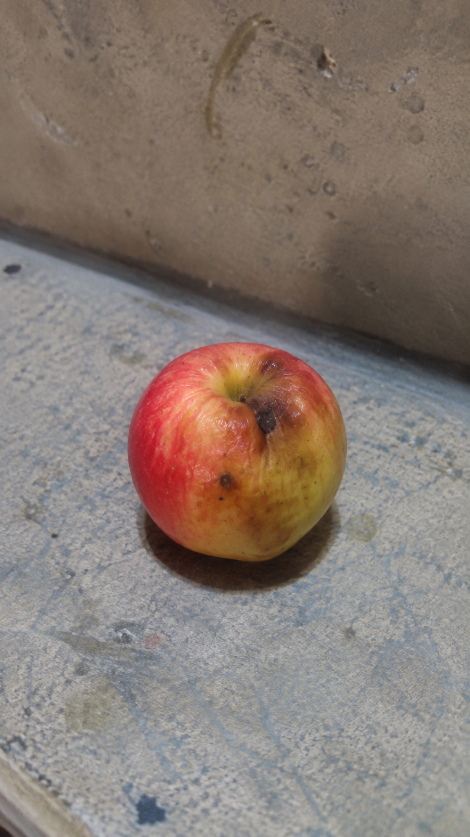
#> input picture data/fotos_originales/Apple/bad/13.png, 939 x 1674 px (shown at 1/2 size); its folder holds only this picture in this run
$ python prepare_dataset.py
#> lines starting #> are read from the running program, lines starting #| are printed output that depends on the picture; after the words box and inside, x2 and y2 are one past the last pixel; in counts of white or black regions, pixels touching at a corner belong together
"""
prepare_dataset.py
------------------
Convierte las fotos propias (fotos_originales/) a un formato uniforme y,
opcionalmente, integra el dataset de Kaggle (Fruit Quality Classification)
en la MISMA estructura de carpetas.

Estructura de entrada (propias):
    fotos_originales/
        banana|manzana|naranja/
            good|regular|bad/  *.jpg|png|heic...

Estructura de salida (lista para torchvision ImageFolder / Keras
image_dataset_from_directory; la clase es la carpeta = calidad):
    data/processed/
        good/     banana_good_own_001.jpg, apple_good_kaggle_00123.jpg, ...
        regular/  ...
        bad/      ...
    data/manifest.csv   (un registro por imagen: fruta, calidad, fuente, tamano...)

Uso:
    python prepare_dataset.py --src fotos_originales
    python prepare_dataset.py --src fotos_originales --kaggle ruta/a/fruit-quality-classification

Dependencias: pillow, numpy (opcional: pillow-heif para fotos .heic de iPhone).
"""
import argparse
import csv
import re
import shutil
from pathlib import Path

import numpy as np
from PIL import Image, ImageOps

try:  # fotos HEIC de iPhone (opcional)
    import pillow_heif
    pillow_heif.register_heif_opener()
#> (this line was passed over: pillow_heif is not available in this run)
except ImportError:
    pass

# --- Mapeo de nombres de carpeta -> nombre canonico (en ingles, como Kaggle) ---
FRUITS = {"banana": "banana", "manzana": "apple", "apple": "apple",
          "naranja": "orange", "orange": "orange"}
QUALITIES = {"good": "good", "bueno": "good", "buena": "good",
             "regular": "regular",
             "bad": "bad", "malo": "bad", "mala": "bad"}
IMG_EXT = {".jpg", ".jpeg", ".png", ".bmp", ".webp", ".heic"}


def load_image(path: Path) -> Image.Image:
    """Abre la imagen respetando la rotacion EXIF (fotos de celular) y en RGB."""
    img = Image.open(path)
    img = ImageOps.exif_transpose(img)
    return img.convert("RGB")


def estimate_size(img: Image.Image, thr: float = 40.0) -> tuple[float, float]:
    """
    Estima el tamano relativo de la fruta segmentando contra el fondo uniforme.
    Devuelve (area_ratio, diam_ratio):
      area_ratio = pixeles de fruta / pixeles totales
      diam_ratio = lado mayor del bounding box / lado mayor de la imagen
    Es valido solo si la distancia camara-fruta es parecida entre fotos.
    """
    small = img.copy()
    small.thumbnail((256, 256))
    a = np.asarray(small, dtype=np.float32)
    h, w, _ = a.shape
    b = max(2, int(0.05 * min(h, w)))
    border = np.concatenate([a[:b].reshape(-1, 3), a[-b:].reshape(-1, 3),
                             a[:, :b].reshape(-1, 3), a[:, -b:].reshape(-1, 3)])
    bg = np.median(border, axis=0)
    mask = np.linalg.norm(a - bg, axis=2) > thr
    if mask.sum() == 0:
        return 0.0, 0.0
    ys, xs = np.where(mask)
    bbox_side = max(ys.max() - ys.min() + 1, xs.max() - xs.min() + 1)
    return float(mask.mean()), float(bbox_side / max(h, w))


def pad_square_resize(img: Image.Image, size: int) -> Image.Image:
    """Hace la imagen cuadrada rellenando con el color de fondo (sin deformar)."""
    a = np.asarray(img)
    border = np.concatenate([a[0], a[-1], a[:, 0], a[:, -1]])
    bg = tuple(int(v) for v in np.median(border, axis=0))
    side = max(img.size)
    canvas = Image.new("RGB", (side, side), bg)
    canvas.paste(img, ((side - img.width) // 2, (side - img.height) // 2))
    return canvas.resize((size, size), Image.LANCZOS)


def save_record(img, out_dir, fruit, quality, source, idx, orig_name, size, rows):
    name = f"{fruit}_{quality}_{source}_{idx:05d}.jpg"
    area, diam = estimate_size(img)
    pad_square_resize(img, size).save(out_dir / quality / name, quality=95)
    rows.append({"filename": name, "path": f"{quality}/{name}", "fruit": fruit,
                 "quality": quality, "source": source, "original": orig_name,
                 "area_ratio": round(area, 4), "diam_ratio": round(diam, 4)})


def process_own(src: Path, out_dir: Path, size: int, rows: list, seen=None, counters=None):
    """seen: conjunto (fruta, calidad, nombre_original) ya procesado (modo --append)."""
    counters = {} if counters is None else counters
    for fruit_dir in sorted(p for p in src.iterdir() if p.is_dir()):
        fruit = FRUITS.get(fruit_dir.name.lower())
        if not fruit:
            print(f"[aviso] carpeta de fruta no reconocida, la omito: {fruit_dir.name}")
            continue
        for q_dir in sorted(p for p in fruit_dir.iterdir() if p.is_dir()):
            quality = QUALITIES.get(q_dir.name.lower())
            if not quality:
                print(f"[aviso] calidad no reconocida, la omito: {q_dir}")
                continue
            for f in sorted(q_dir.iterdir()):
                if f.suffix.lower() not in IMG_EXT:
                    continue
                if seen is not None and (fruit, quality, f.name) in seen:
                    continue  # ya estaba en el manifest
                key = (fruit, quality)
                counters[key] = counters.get(key, 0) + 1
                try:
                    save_record(load_image(f), out_dir, fruit, quality, "own",
                                counters[key], f.name, size, rows)
                except Exception as e:  # archivo corrupto, HEIC sin soporte, etc.
                    print(f"[error] {f}: {e}")


def process_kaggle(kaggle: Path, out_dir: Path, size: int, rows: list):
    """
    Busca carpetas tipo 'Apple_Good', 'Banana_Bad', 'Orange_Good'... en cualquier
    nivel. Ignora frutas que no usamos (guava, lime, pomegranate) y la carpeta
    'Mixed Quality' (se segmenta aparte, ver README).
    """
    pat = re.compile(r"^(apple|banana|orange)[_ ]?(good|bad)$", re.I)
    counters = {}
    for d in sorted(p for p in kaggle.rglob("*") if p.is_dir()):
        m = pat.match(d.name)
        if not m or "mixed" in str(d).lower():
            continue
        fruit, quality = m.group(1).lower(), m.group(2).lower()
        for f in sorted(d.iterdir()):
            if f.suffix.lower() not in IMG_EXT:
                continue
            key = (fruit, quality)
            counters[key] = counters.get(key, 0) + 1
            try:
                save_record(load_image(f), out_dir, fruit, quality, "kaggle",
                            counters[key], f.name, size, rows)
            except Exception as e:
                print(f"[error] {f}: {e}")


def main():
    ap = argparse.ArgumentParser()
    ap.add_argument("--src", default="fotos_originales", help="carpeta con fotos propias")
    ap.add_argument("--kaggle", default=None, help="carpeta descomprimida del dataset de Kaggle")
    ap.add_argument("--out", default="data", help="carpeta de salida")
    ap.add_argument("--size", type=int, default=224, help="lado final en pixeles")
    ap.add_argument("--clean", action="store_true", help="borra data/processed antes de empezar")
    ap.add_argument("--append", action="store_true",
                    help="agrega solo fotos propias NUEVAS sin tocar lo existente (manifest, regular de Kaggle)")
    args = ap.parse_args()
    if args.append and (args.clean or args.kaggle):
        raise SystemExit("--append no se combina con --clean ni --kaggle.")

    out = Path(args.out)
    proc = out / "processed"
    if args.clean and proc.exists():
        shutil.rmtree(proc)
    for q in ("good", "regular", "bad"):
        (proc / q).mkdir(parents=True, exist_ok=True)

    manifest = out / "manifest.csv"
    fields = ["filename", "path", "fruit", "quality", "source",
              "original", "area_ratio", "diam_ratio"]
    rows: list = []
    if args.append:
        # Modo incremental: parte del manifest actual y solo agrega fotos propias nuevas.
        with open(manifest, newline="", encoding="utf-8") as fh:
            rd = csv.DictReader(fh)
            fields, rows = rd.fieldnames, list(rd)
        n_antes = len(rows)
        seen, counters = set(), {}
        for r in rows:
            if r["source"] != "own":
                continue
            # un archivo ya procesado puede haberse reetiquetado; se identifica por su original
            seen.add((r["fruit"], r["quality"], r["original"]))
            idx = int(r["filename"].rsplit("_", 1)[1].split(".")[0])
            k = (r["fruit"], r["quality"])
            counters[k] = max(counters.get(k, 0), idx)
        process_own(Path(args.src), proc, args.size, rows, seen, counters)
        print(f"\nFotos nuevas agregadas: {len(rows) - n_antes}")
    else:
        process_own(Path(args.src), proc, args.size, rows)
        if args.kaggle:
            process_kaggle(Path(args.kaggle), proc, args.size, rows)

    with open(manifest, "w", newline="", encoding="utf-8") as fh:
        w = csv.DictWriter(fh, fieldnames=fields)
        w.writeheader()
        w.writerows(rows)

    print(f"\nListo: {len(rows)} imagenes -> {proc}")
    counts = {}
    for r in rows:
        k = (r["source"], r["quality"])
        counts[k] = counts.get(k, 0) + 1
    for k in sorted(counts):
        print(f"  {k[0]:7s} {k[1]:8s} {counts[k]}")
    print(f"Manifest: {manifest}")


if __name__ == "__main__":
    main()
#> in load_image, img is the input picture: PIL image 939x1674 RGB; mean R, G, B 135, 122.4, 114.8
#> in save_record, `name = f"{fruit}_{quality}_{source}_{idx:05d}.jpg"`: name = 'apple_bad_own_00001.jpg'
#> in estimate_size, `small.thumbnail((256, 256))`:
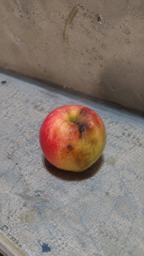
#> small: PIL image 144x256 RGB; mean R, G, B 134.9, 122.3, 114.7
#> in estimate_size, `bg = np.median(border, axis=0)`: bg = [137, 139, 139]
#> in estimate_size, `mask = np.linalg.norm(a - bg, axis=2) > thr`:
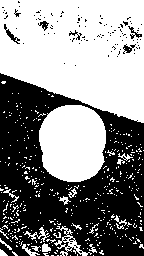
#> mask: shape (256, 144) bool; 54.2% white; 103 black regions (96 under 20 px), largest, box (x1, y1, x2, y2) and area: (0, 73, 144, 256) 16363, (4, 24, 20, 44) 80, (123, 44, 136, 54) 60
#> in estimate_size, `ys, xs = np.where(mask)`: ys = 19992 values from 0 to 255; xs = 19992 values, max 143 at index 143, min 0 at index 0, mean 75.21
#> in estimate_size, `bbox_side = max(ys.max() - ys.min() + 1, xs.max() - xs.min() + 1)`: bbox_side = 256
#> in save_record, `area, diam = estimate_size(img)`: area = 0.542; diam = 1
#> in pad_square_resize, `bg = tuple(int(v) for v in np.median(border, axis=0))`: bg = (135, 137, 138)
#> in pad_square_resize, `canvas.paste(img, ((side - img.width) // 2, (side - img.height) // 2))`:
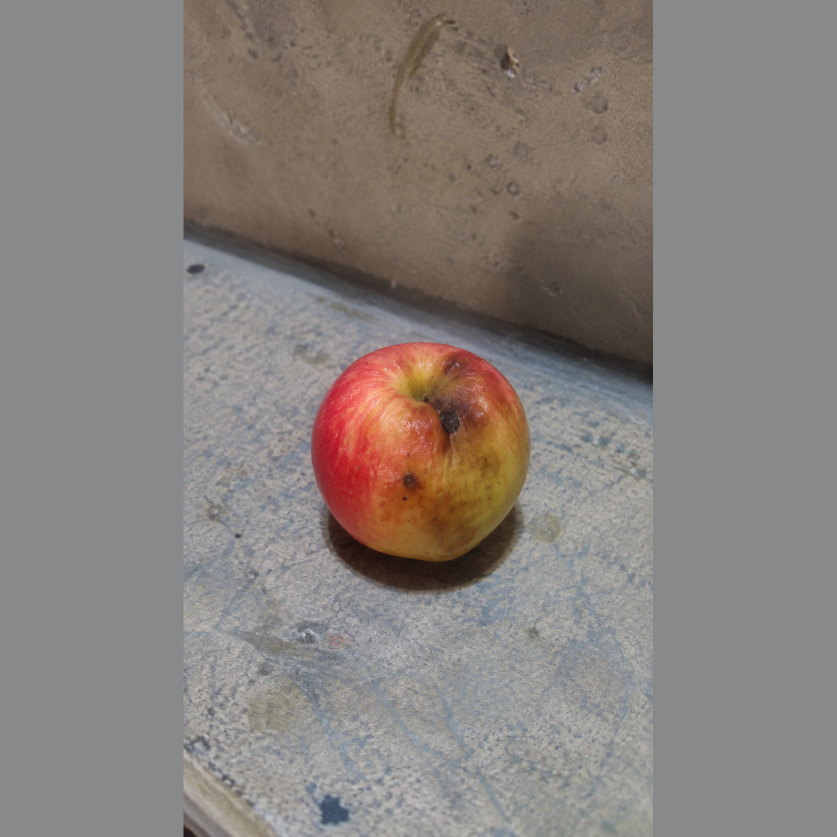
#> canvas: PIL image 1674x1674 RGB (shown at 1/2 size); mean R, G, B 135, 128.8, 125
#> in pad_square_resize, `return canvas.resize((size, size), Image.LANCZOS)`:
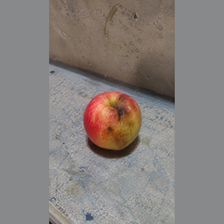
#> returned value: PIL image 224x224 RGB; mean R, G, B 135, 128.8, 125

$ run again, on data/fotos_originales/Apple/good/1794858713092.jpg
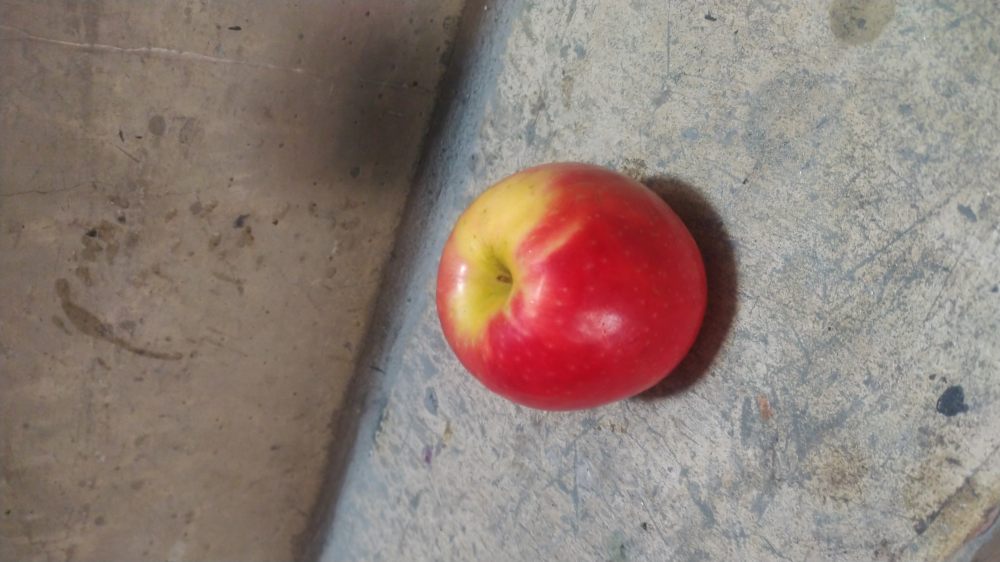
#> input picture data/fotos_originales/Apple/good/1794858713092.jpg, 4000 x 2248 px (shown at 1/4 size)
#> in load_image, img is the input picture: PIL image 4000x2248 RGB; mean R, G, B 142.4, 125.7, 118.3
#> img: PIL image 2248x4000 RGB
#> name = 'apple_good_own_00001.jpg'
#> in estimate_size, `bg = np.median(border, axis=0)`: bg = [139, 138, 133]
#> in estimate_size, `mask = np.linalg.norm(a - bg, axis=2) > thr`:
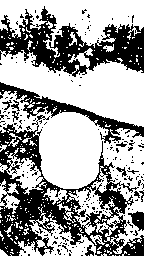
#> mask: shape (256, 144) bool; 62.9% white; 205 black regions (193 under 20 px), largest, box (x1, y1, x2, y2) and area: (0, 115, 144, 256) 6669, (0, 6, 144, 77) 4376, (0, 82, 144, 144) 1525
#> bbox_side = 256
#> area = 0.629; diam = 1
#> in pad_square_resize, `bg = tuple(int(v) for v in np.median(border, axis=0))`: bg = (137, 136, 132)
#> in pad_square_resize, `return canvas.resize((size, size), Image.LANCZOS)`:
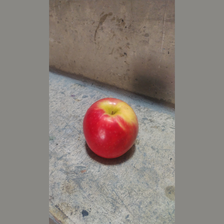
#> returned value: PIL image 224x224 RGB; mean R, G, B 140, 130.2, 124.3

$ run again, on data/fotos_originales/Apple/bad/2.jpeg
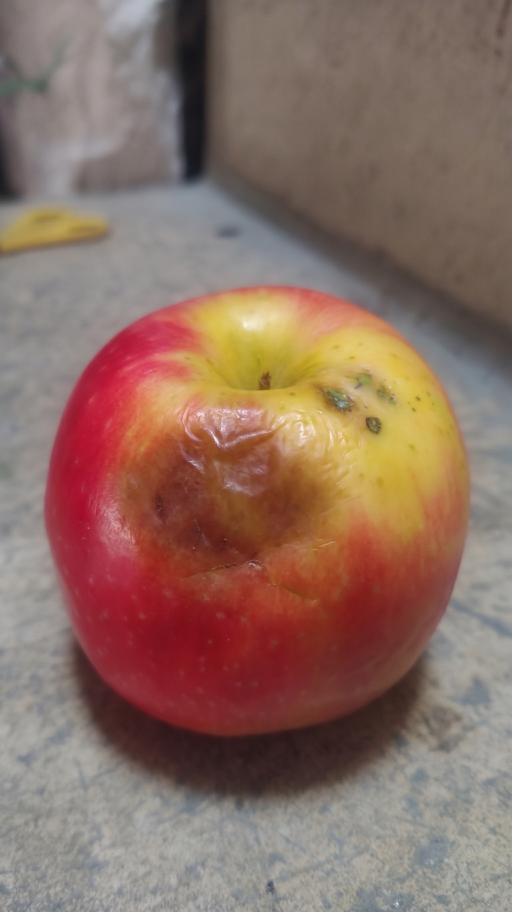
#> input picture data/fotos_originales/Apple/bad/2.jpeg, 1536 x 2736 px (shown at 1/3 size)
#> in load_image, img is the input picture: PIL image 1536x2736 RGB; mean R, G, B 140, 110.7, 98.9
#> name = 'apple_bad_own_00001.jpg'
#> in estimate_size, `bg = np.median(border, axis=0)`: bg = [142, 141, 141]
#> in estimate_size, `mask = np.linalg.norm(a - bg, axis=2) > thr`:
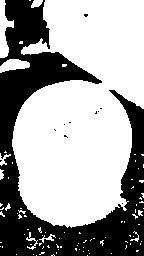
#> mask: shape (256, 144) bool; 63.5% white; 11 black regions (10 under 20 px), largest, box (x1, y1, x2, y2) and area: (0, 0, 144, 256) 13415
#> bbox_side = 256
#> area = 0.635; diam = 1
#> in pad_square_resize, `bg = tuple(int(v) for v in np.median(border, axis=0))`: bg = (139, 139, 139)
#> in pad_square_resize, `return canvas.resize((size, size), Image.LANCZOS)`:
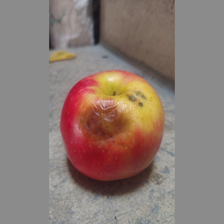
#> returned value: PIL image 224x224 RGB; mean R, G, B 139.6, 123.1, 116.5
